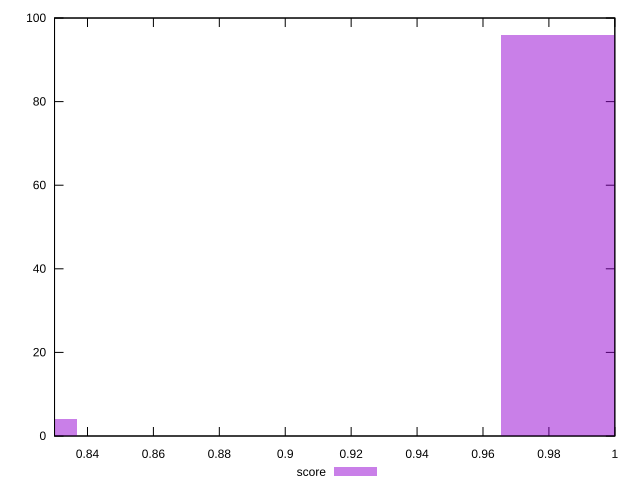

The script that saved this image:
reset

$score <<EOF
0.8153845991407441 4
0.9870445147493219 96
EOF

set key outside below
set boxwidth 0.04291497890214443
set xrange [0.83:1]
set yrange [0:100]
set trange [0:100]
set style fill transparent solid 0.5 noborder
set terminal svg size 640, 490 enhanced background rgb 'white'
set output "reports/report_00031_2021-02-24T23-18-18.084Z/cumulative-layout-shift/samples/card/score/histogram.svg"

plot $score title "score" with boxes

reset
